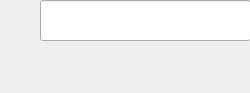
<?xml version="1.0" encoding="UTF-8"?>
<ui version="4.0">
 <class>ToDoListItem</class>
 <widget class="QWidget" name="ToDoListItem">
  <property name="geometry">
   <rect>
    <x>0</x>
    <y>0</y>
    <width>250</width>
    <height>93</height>
   </rect>
  </property>
  <property name="acceptDrops">
   <bool>false</bool>
  </property>
  <property name="windowTitle">
   <string>Form</string>
  </property>
  <property name="windowIcon">
   <iconset theme="lock"/>
  </property>
  <widget class="QLineEdit" name="data">
   <property name="geometry">
    <rect>
     <x>40</x>
     <y>0</y>
     <width>211</width>
     <height>41</height>
    </rect>
   </property>
   <property name="minimumSize">
    <size>
     <width>211</width>
     <height>16</height>
    </size>
   </property>
   <property name="text">
    <string/>
   </property>
   <property name="dragEnabled">
    <bool>true</bool>
   </property>
  </widget>
  <widget class="QPushButton" name="choose">
   <property name="geometry">
    <rect>
     <x>0</x>
     <y>0</y>
     <width>41</width>
     <height>41</height>
    </rect>
   </property>
   <property name="minimumSize">
    <size>
     <width>31</width>
     <height>16</height>
    </size>
   </property>
   <property name="text">
    <string/>
   </property>
   <property name="icon">
    <iconset>
     <activeoff>:/resource/unChoose.svg</activeoff>
     <selectedoff>:/resource/unChoose.svg</selectedoff>
     <selectedon>:/resource/choose.svg</selectedon>
    </iconset>
   </property>
   <property name="flat">
    <bool>true</bool>
   </property>
  </widget>
 </widget>
 <resources/>
 <connections/>
</ui>
